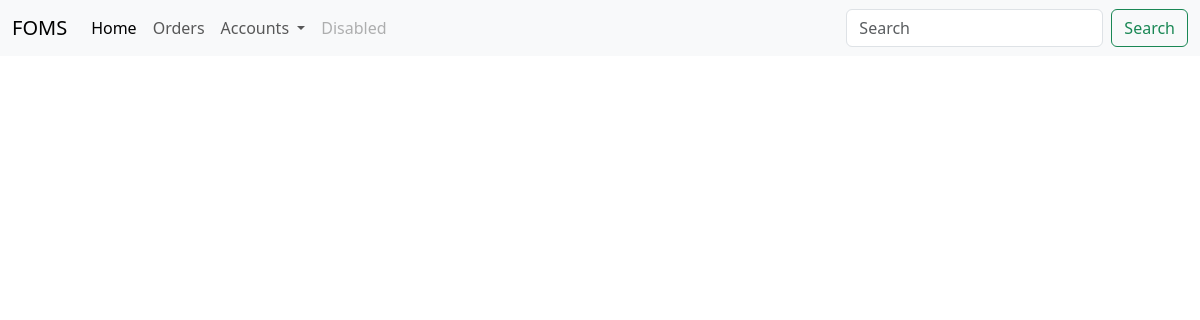
The page /tracks?foid=5 on the database as committed earlier.
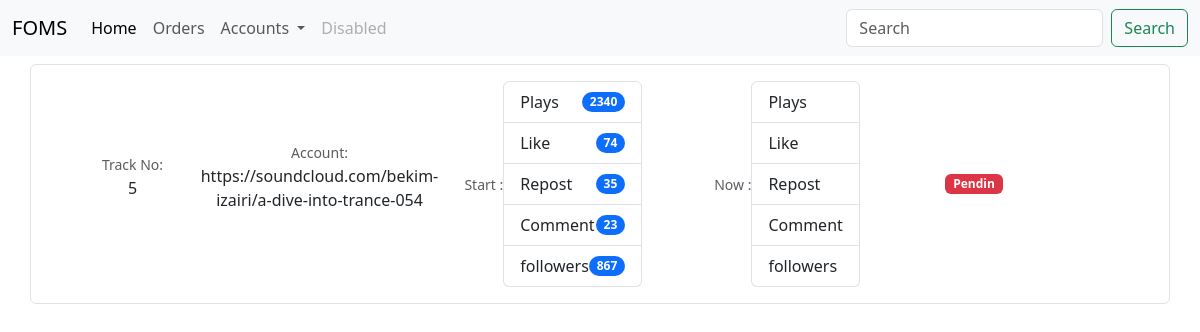
The same page on the database as committed later.
### website/models.py (models this page shows)
class SoundcloudTrack(db.Model):
    soundcloud_id = db.Column(db.Integer, primary_key=True)
    soundcloud_track = db.Column(db.String, nullable=False)
    plays = db.Column(db.Integer)
    likes = db.Column(db.Integer)
    repost = db.Column(db.Integer)
    comments = db.Column(db.Integer)
    followers = db.Column(db.Integer)
    foid = db.Column(db.Integer, db.ForeignKey('fiverr_order.foid'))

### website/views.py (the view)
@views.route('/tracks', methods=['GET', 'POST'])
def load_track():
    if request.method == 'GET':
        foid = request.args.get('foid', '')
        soundcloud_track = SoundcloudTrack.query.filter_by(
            foid=foid).all()
        return render_template('tracks.html', tracks=soundcloud_track)
    return render_template('tracks.html')

### website/templates/tracks.html (shortened to what this page needs)
{% extends "base.html"%}{%block title%}Orders{%endblock%} {% block content%}
{%for track in tracks %}
<div class="container">
  <div class="row my-2 border rounded p-2">
    <div
      class="col-md-2 d-flex align-items-center justify-content-center custom-column"
    >
      <p class="text-center">
        <small class="text-body-secondary">Track No:</small
        ><br />{{track['soundcloud_id']}}
      </p>
    </div>
    <div
      class="col-md-2 d-flex align-items-center justify-content-center custom-column"
    >
      <p class="text-center">
        <small class="text-body-secondary">Account:</small
        ><br />{{track['soundcloud_track']}}
      </p>
    </div>
    <div
      class="col-md-3 d-flex align-items-center justify-content-center custom-column"
    >
      <small class="text-body-secondary">Start :</small>
      <ul class="list-group">
        <li
          class="list-group-item d-flex justify-content-between align-items-center"
        >
          Plays
          <span class="badge bg-primary rounded-pill">{{track['plays']}}</span>
        </li>
        <li
          class="list-group-item d-flex justify-content-between align-items-center"
        >
          Like
          <span class="badge bg-primary rounded-pill">{{track['likes']}}</span>
        </li>
        <li
          class="list-group-item d-flex justify-content-between align-items-center"
        >
          Repost
          <span class="badge bg-primary rounded-pill">{{track['repost']}}</span>
        </li>
        <li
          class="list-group-item d-flex justify-content-between align-items-center"
        >
          Comment
          <span class="badge bg-primary rounded-pill"
            >{{track['comments']}}</span
          >
        </li>
        <li
          class="list-group-item d-flex justify-content-between align-items-center"
        >
          followers
          <span class="badge bg-primary rounded-pill"
            >{{track['followers']}}</span
          >
        </li>
      </ul>
    </div>
    <div
      class="col-md-2 d-flex align-items-center justify-content-center custom-column"
    >
      <small class="text-body-secondary">Now :</small>
      <ul class="list-group">
        <li
          class="list-group-item d-flex justify-content-between align-items-center"
        >
          Plays
        </li>
        <li
          class="list-group-item d-flex justify-content-between align-items-center"
        >
          Like
        </li>
        <li
          class="list-group-item d-flex justify-content-between align-items-center"
        >
          Repost
        </li>
        <li
          class="list-group-item d-flex justify-content-between align-items-center"
        >
          Comment
        </li>
        <li
          class="list-group-item d-flex justify-content-between align-items-center"
        >
          followers
        </li>
      </ul>
    </div>
    <div
      class="col-md-2 d-flex align-items-center justify-content-center custom-column"
    >
      <span class="badge text-bg-danger">Pendin</span>
    </div>
  </div>
</div>
{% endfor %}{%endblock%}

Rows that differ between the two databases and show on the page:
added SoundcloudTrack: soundcloud_id "5", soundcloud_track "https://soundcloud.com/bekim-izairi/a-dive-into-trance-054", plays "2340", likes "74", repost "35", comments "23", followers "867"
